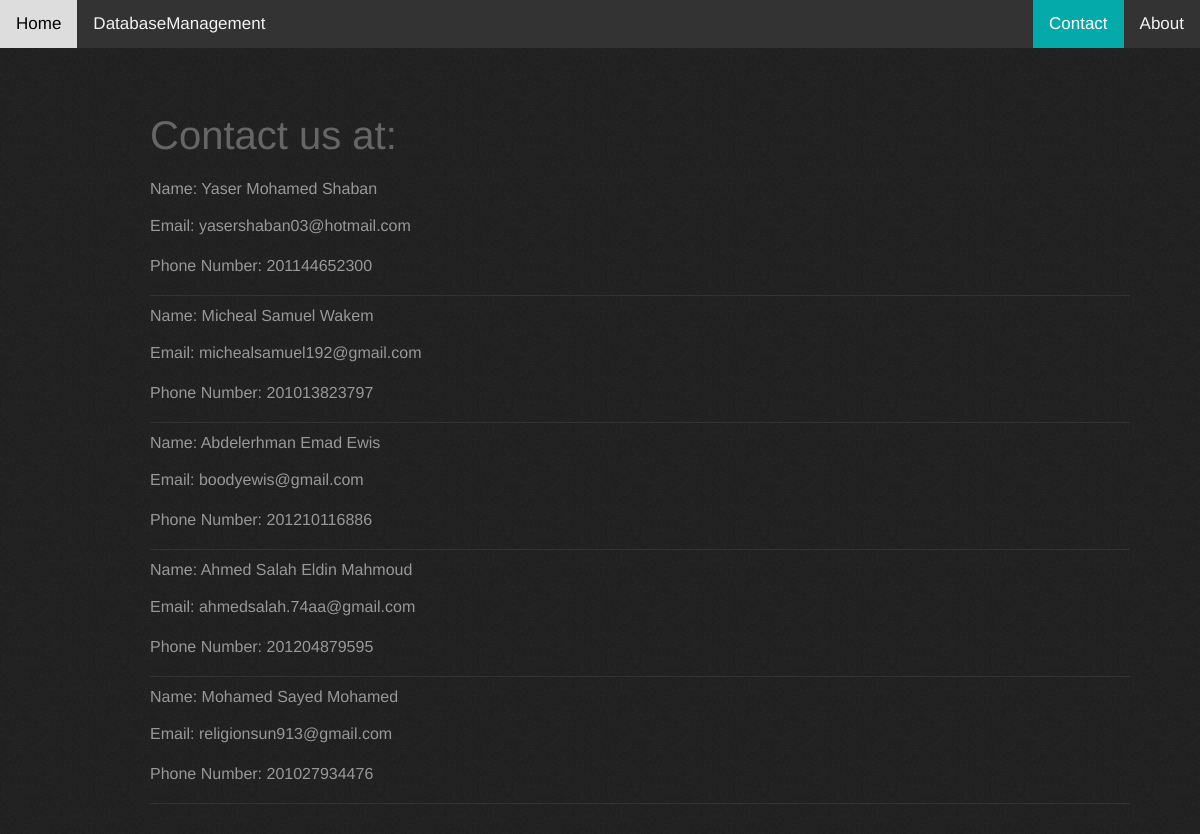
Screenshot of /Contact with the database file from the repository.
### tables this page shows
CREATE TABLE Contacts(
    Name text NOT NULL,
    "Email" text NOT NULL UNIQUE,
    PhoneNumber INT NOT NULL UNIQUE);

### Main.py (the view)
@app.route("/Contact",methods=['GET','POST'])
def Contact():
    con = DbConnection()
    cursor = con.execute("SELECT * FROM Contacts")
    Contacts = cursor.fetchall()
    return render_template('Contact.html',Contacts = Contacts)

### Main.py (called while the page is built)
def DbConnection():
    con = NONE
    try:
        con=sqlite3.connect("DataBase.db")
    except sqlite3.Error as e:
        print(e)
    return con

### Templates/Contact.html (shortened to what this page needs)
{% extends "Main.html" %}
{% block content %}
<h1>Contact us at:</h1>
{%for Contact in Contacts%}
<p">Name: {{Contact[0]}}</p>
<p>Email: {{Contact[1]}}</p>
<p>Phone Number: {{Contact[2]}} </p>
<hr>
{%endfor%}
{% endblock %}

### Templates/Main.html (shortened to what this page needs)
<html>
<head>
<link href="../static/css/Layout.css" rel="stylesheet" type="text/css">
</head>
<body>
  <div class="topnav">
    <a {%if url_for(request.endpoint) == "/" %}  class="active" {%endif%} href="/">Home</a>
    <a {%if url_for(request.endpoint) == "/DatabaseManagement" %} class="active" {%endif%} href="/DatabaseManagement">DatabaseManagement</a>
    <a {%if url_for(request.endpoint) == "/About" %} class="right active" {%else%} class="right" {%endif%} href="/About">About</a>
    <a {%if url_for(request.endpoint) == "/Contact" %} class="right active" {%else%} class="right" {%endif%} href="/Contact">Contact</a>
  </div>
<div>
<div id="main-body">
{% block content %}
{% endblock %}
</div>
</div>
</body>
</html>

### static/css/Layout.css (style rules this page uses)
html { overflow-y: scroll; scrollbar-color: #303030 #111111; scrollbar-width: auto; }
body { color: #989898; background-color: #222222; margin: 0; padding: 0; margin-top: 90px; font-family: 'Rubik', sans-serif; font-size: 16.0px; font-weight: 400; background-image: url("BackgroundNoise.webp"); background-repeat: repeat; text-rendering: geometricPrecision; }
.topnav { overflow: hidden; background-color: #333; position: fixed; top: 0; width: 100%; }
.topnav a { float: left; color: #f2f2f2; text-align: center; padding: 14px 16px; text-decoration: none; font-size: 17px; }
.topnav a.active { background-color: #04aaaa; color: white; }
.topnav a.right { float: right; }
hr { height: 2px; border: none; border-top: 1px solid #333; margin-bottom: 10px; }
a, a:visited, a:active { color: #FFFFFF; text-decoration: none; }
h1 { color: #666666; font-weight: normal; font-size: 40px; border: 0; padding-top: 24px; margin-top: 0px; margin-bottom: 22px; }
#main-body { padding-left: 150px; padding-right: 70px; padding-top: 0px; padding-bottom: 64px; overflow-wrap: break-word; }
#main-body p { line-height: 150%; }

### rows the page displays
Contacts: Name "Yaser Mohamed Shaban", Email "yasershaban03@hotmail.com", PhoneNumber "201144652300"
Contacts: Name "Micheal Samuel Wakem", Email "michealsamuel192@gmail.com", PhoneNumber "201013823797"
Contacts: Name "Abdelerhman Emad Ewis", Email "boodyewis@gmail.com", PhoneNumber "201210116886"
Contacts: Name "Ahmed Salah Eldin Mahmoud", Email "ahmedsalah.74aa@gmail.com", PhoneNumber "201204879595"
Contacts: Name "Mohamed Sayed Mohamed", Email "religionsun913@gmail.com", PhoneNumber "201027934476"
